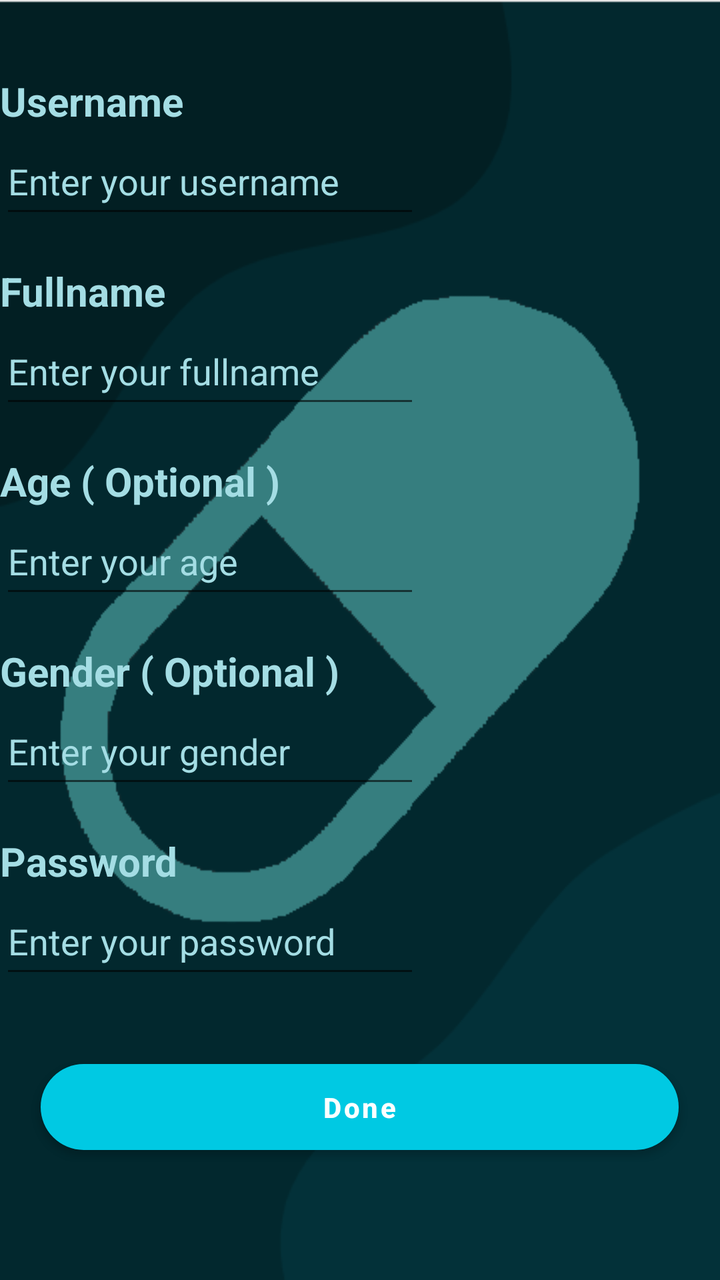
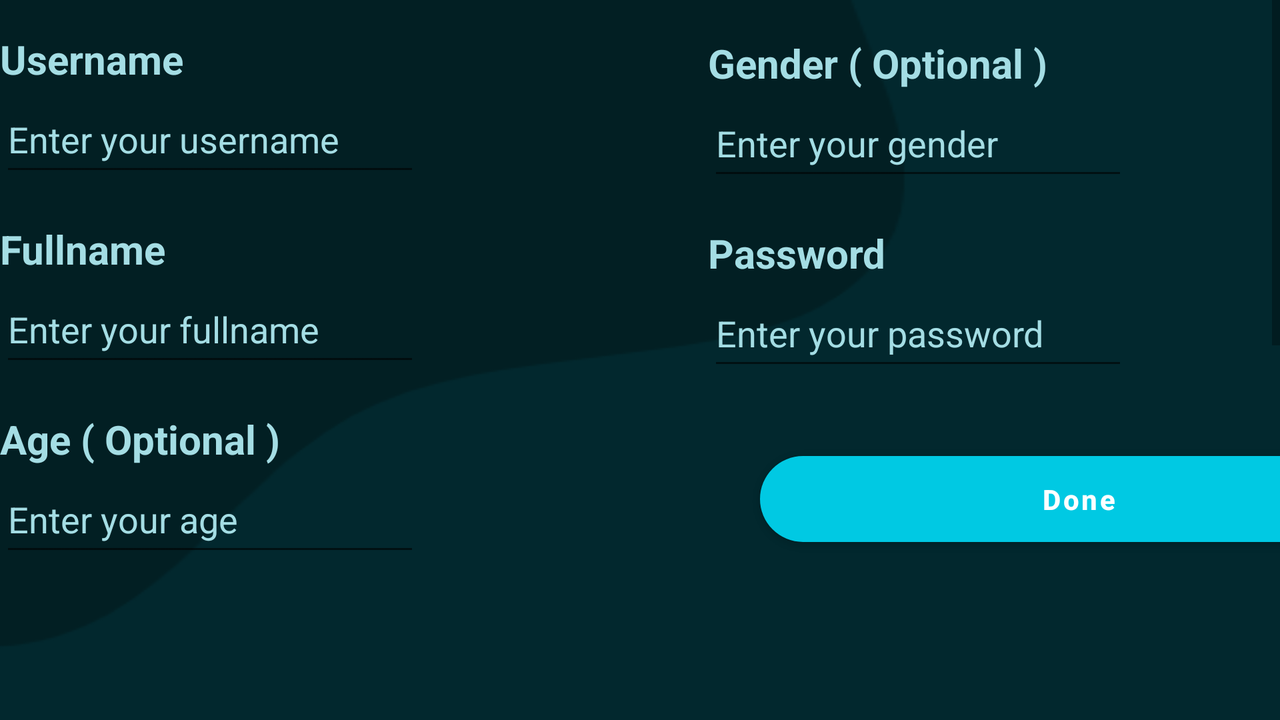

The same Android screen from two of the app's own layout files: first res/layout/ as a phone draws it, then the repository's variant for another configuration, drawn on a device whose configuration selects that folder. Both files follow.
<!-- AndroidManifest.xml: application theme Theme.MediTrack -->
<!-- res/layout/activity_sign_up.xml -->
<?xml version="1.0" encoding="utf-8"?>
<androidx.constraintlayout.widget.ConstraintLayout
    xmlns:android="http://schemas.android.com/apk/res/android"
    xmlns:app="http://schemas.android.com/apk/res-auto"
    xmlns:tools="http://schemas.android.com/tools"
    android:layout_width="match_parent"
    android:layout_height="match_parent"
    tools:context=".Sign_Up_Activity"
    android:background="@drawable/bluebackground">


    <ScrollView
        android:id="@+id/scrollUp"
        android:layout_width="match_parent"
        android:layout_height="wrap_content"
        app:layout_constraintBottom_toBottomOf="parent"
        app:layout_constraintEnd_toEndOf="parent"
        app:layout_constraintHorizontal_bias="0.0"
        app:layout_constraintStart_toStartOf="parent"
        app:layout_constraintTop_toTopOf="parent"
        app:layout_constraintVertical_bias="0.263">


        <LinearLayout
            android:layout_width="match_parent"
            android:layout_height="match_parent"
            android:orientation="vertical">

            <TextView
                android:id="@+id/UsernameText"
                android:layout_width="wrap_content"
                android:layout_height="wrap_content"
                android:layout_marginTop="16dp"
                android:text="Username"
                android:textColor="#FFA4DDE4"
                android:textSize="20sp"
                android:textStyle="bold" />

            <EditText
                android:id="@+id/editUsername"
                android:layout_width="wrap_content"
                android:layout_height="50dp"
                android:drawableLeft="@drawable/baseline_person_24"
                android:ems="10"
                android:hint="Enter your username"
                android:inputType="textPersonName"
                android:textColor="#FFA4DDE4"
                android:textColorHint="#FFA4DDE4" />

            <TextView
                android:id="@+id/TextFullname"
                android:layout_width="wrap_content"
                android:layout_height="wrap_content"
                android:layout_marginTop="18dp"
                android:text="Fullname"
                android:textColor="#FFA4DDE4"
                android:textSize="20sp"
                android:textStyle="bold" />

            <EditText
                android:id="@+id/editFullname"
                android:layout_width="wrap_content"
                android:layout_height="50dp"
                android:ems="10"
                android:hint="Enter your fullname"
                android:inputType="textPersonName"
                android:textColor="#FFA4DDE4"
                android:textColorHint="#FFA4DDE4" />

            <TextView
                android:id="@+id/TextAge"
                android:layout_width="wrap_content"
                android:layout_height="wrap_content"
                android:layout_marginTop="18dp"
                android:text="Age ( Optional )"
                android:textColor="#FFA4DDE4"
                android:textSize="20sp"
                android:textStyle="bold" />

            <EditText
                android:id="@+id/editAge"
                android:layout_width="wrap_content"
                android:layout_height="50dp"
                android:ems="10"
                android:hint="Enter your age"
                android:inputType="number"
                android:textColor="#FFA4DDE4"
                android:textColorHint="#FFA4DDE4" />

            <TextView
                android:id="@+id/TextGender"
                android:layout_width="wrap_content"
                android:layout_height="wrap_content"
                android:layout_marginTop="18dp"
                android:text="Gender ( Optional )"
                android:textColor="#FFA4DDE4"
                android:textSize="20sp"
                android:textStyle="bold" />

            <EditText
                android:id="@+id/editGender"
                android:layout_width="wrap_content"
                android:layout_height="50dp"
                android:ems="10"
                android:hint="Enter your gender"
                android:inputType="textPersonName"
                android:textColor="#FFA4DDE4"
                android:textColorHint="#FFA4DDE4" />

            <TextView
                android:id="@+id/TextPassword"
                android:layout_width="wrap_content"
                android:layout_height="wrap_content"
                android:layout_marginTop="18dp"
                android:text="Password"
                android:textColor="#FFA4DDE4"
                android:textSize="20sp"
                android:textStyle="bold" />

            <EditText
                android:id="@+id/editPassword"
                android:layout_width="wrap_content"
                android:layout_height="50dp"
                android:drawableLeft="@drawable/baseline_lock_24"
                android:ems="10"
                android:hint="Enter your password"
                android:inputType="textPassword"
                android:textColor="#FFA4DDE4"
                android:textColorHint="#FFA4DDE4" />

            <Button
                android:id="@+id/doneSignUp"
                android:layout_width="319dp"
                android:layout_height="55dp"
                android:layout_gravity="center"
                android:layout_marginTop="32dp"
                android:onClick="DoneSignUp"
                android:text="Done"
                android:textAllCaps="false"
                app:cornerRadius="30dp"
                android:textStyle="bold"
                app:backgroundTint="#00C9E3" />
        </LinearLayout>

    </ScrollView>


</androidx.constraintlayout.widget.ConstraintLayout>
<!-- resources referenced by this layout -->
<resources>
  <!-- drawable bluebackground: png bitmap (drawable, 10989 bytes) -->
  <style name="Theme.MediTrack" parent="Theme.MaterialComponents.DayNight.DarkActionBar">
          
          <item name="colorPrimary">@color/purple_500</item>
          <item name="colorPrimaryVariant">@color/purple_700</item>
          <item name="colorOnPrimary">@color/white</item>
          
          <item name="colorSecondary">@color/teal_200</item>
          <item name="colorSecondaryVariant">@color/teal_700</item>
          <item name="colorOnSecondary">@color/black</item>
          
          <item name="android:statusBarColor" tools:targetApi="21">?attr/colorPrimaryVariant</item>
          
      </style>
  <color name="purple_500">#FF6200EE</color>
  <color name="purple_700">#FF3700B3</color>
  <color name="white">#FFFFFFFF</color>
  <color name="teal_200">#FF03DAC5</color>
  <color name="teal_700">#FF018786</color>
  <color name="black">#FF000000</color>
</resources>
<!-- res/layout-land/activity_sign_up.xml (the repository's variant of the layout above) -->
<!-- drawn on the phone turned sideways -->
<?xml version="1.0" encoding="utf-8"?>
<androidx.constraintlayout.widget.ConstraintLayout
    xmlns:android="http://schemas.android.com/apk/res/android"
    xmlns:app="http://schemas.android.com/apk/res-auto"
    xmlns:tools="http://schemas.android.com/tools"
    android:layout_width="match_parent"
    android:layout_height="match_parent"
    tools:context=".Sign_Up_Activity">

    <RelativeLayout
        android:id="@+id/header"
        android:layout_width="match_parent"
        android:layout_height="wrap_content"
        android:layout_alignParentTop="true"
        android:gravity="center"
        app:layout_constraintEnd_toEndOf="parent"
        app:layout_constraintHorizontal_bias="0.0"
        app:layout_constraintStart_toStartOf="parent"
        app:layout_constraintTop_toTopOf="parent"/>

    <ScrollView
        android:id="@+id/scrollIUp"
        android:layout_width="match_parent"
        android:layout_height="wrap_content"
        app:layout_constraintBottom_toBottomOf="parent"
        app:layout_constraintEnd_toEndOf="parent"
        app:layout_constraintHorizontal_bias="0.0"
        app:layout_constraintStart_toStartOf="parent"
        app:layout_constraintTop_toBottomOf="@+id/header"
        app:layout_constraintVertical_bias="0.247">


        <LinearLayout
            android:layout_width="match_parent"
            android:layout_height="match_parent"
            android:background="@drawable/mainb"

            android:orientation="horizontal">

            <LinearLayout
                android:layout_width="354dp"
                android:layout_height="wrap_content"
                android:orientation="vertical">

                <TextView
                    android:id="@+id/UsernameText"
                    android:layout_width="wrap_content"
                    android:layout_height="wrap_content"
                    android:layout_marginTop="16dp"
                    android:text="Username"
                    android:textColor="#FFA4DDE4"
                    android:textSize="20sp"
                    android:textStyle="bold" />

                <EditText
                    android:id="@+id/editUsername"
                    android:layout_width="wrap_content"
                    android:layout_height="50dp"
                    android:ems="10"
                    android:textColorHint="#FFA4DDE4"
                    android:hint="Enter your username"
                    android:drawableLeft="@drawable/baseline_person_24"
                    android:inputType="textPersonName" />

                <TextView
                    android:id="@+id/TextFullname"
                    android:layout_width="wrap_content"
                    android:layout_height="wrap_content"
                    android:textColor="#FFA4DDE4"
                    android:layout_marginTop="18dp"
                    android:text="Fullname"
                    android:textSize="20sp"
                    android:textStyle="bold" />

                <EditText
                    android:id="@+id/editFullname"
                    android:layout_width="wrap_content"
                    android:layout_height="50dp"
                    android:ems="10"
                    android:textColorHint="#FFA4DDE4"
                    android:hint="Enter your fullname"
                    android:inputType="textPersonName" />

                <TextView
                    android:id="@+id/TextAge"
                    android:layout_width="wrap_content"
                    android:layout_height="wrap_content"
                    android:layout_marginTop="18dp"
                    android:textColor="#FFA4DDE4"
                    android:text="Age ( Optional )"
                    android:textSize="20sp"
                    android:textStyle="bold" />

                <EditText
                    android:id="@+id/editAge"
                    android:layout_width="wrap_content"
                    android:layout_height="50dp"
                    android:ems="10"
                    android:textColorHint="#FFA4DDE4"
                    android:hint="Enter your age"
                    android:inputType="number" />

            </LinearLayout>

            <LinearLayout
                android:layout_width="371dp"
                android:layout_height="wrap_content"
                android:orientation="vertical">

                <TextView
                    android:id="@+id/TextGender"
                    android:layout_width="wrap_content"
                    android:layout_height="wrap_content"
                    android:layout_marginTop="18dp"
                    android:text="Gender ( Optional )"
                    android:textColor="#FFA4DDE4"
                    android:textSize="20sp"
                    android:textStyle="bold" />

                <EditText
                    android:id="@+id/editGender"
                    android:layout_width="wrap_content"
                    android:layout_height="50dp"
                    android:ems="10"
                    android:textColorHint="#FFA4DDE4"
                    android:hint="Enter your gender"
                    android:inputType="textPersonName" />

                <TextView
                    android:id="@+id/TextPassword"
                    android:layout_width="wrap_content"
                    android:layout_height="wrap_content"
                    android:layout_marginTop="18dp"
                    android:textColor="#FFA4DDE4"
                    android:text="Password"
                    android:textSize="20sp"
                    android:textStyle="bold" />

                <EditText
                    android:id="@+id/editPassword"
                    android:layout_width="wrap_content"
                    android:layout_height="50dp"
                    android:ems="10"
                    android:textColorHint="#FFA4DDE4"
                    android:hint="Enter your password"
                    android:drawableLeft="@drawable/baseline_lock_24"
                    android:inputType="textPassword" />

                <Button
                    android:id="@+id/doneSignUp"
                    android:layout_width="319dp"
                    android:layout_height="55dp"
                    android:layout_gravity="center"
                    android:layout_marginTop="32dp"
                    android:onClick="DoneSignUp"
                    android:text="Done"
                    app:cornerRadius="30dp"
                    android:textAllCaps="false"
                    android:textStyle="bold"
                    app:backgroundTint="#00C9E3" />

            </LinearLayout>

        </LinearLayout>

    </ScrollView>


</androidx.constraintlayout.widget.ConstraintLayout>
<!-- resources referenced by the variant -->
<!-- as the phone turned sideways resolves them -->
<resources>
  <!-- drawable mainb: png bitmap (drawable, 6148 bytes) -->
  <style name="Theme.MediTrack" parent="Theme.MaterialComponents.DayNight.DarkActionBar">
          
          <item name="colorPrimary">@color/purple_500</item>
          <item name="colorPrimaryVariant">@color/purple_700</item>
          <item name="colorOnPrimary">@color/white</item>
          
          <item name="colorSecondary">@color/teal_200</item>
          <item name="colorSecondaryVariant">@color/teal_700</item>
          <item name="colorOnSecondary">@color/black</item>
          
          <item name="android:statusBarColor" tools:targetApi="21">?attr/colorPrimaryVariant</item>
          
      </style>
  <color name="purple_500">#FF6200EE</color>
  <color name="purple_700">#FF3700B3</color>
  <color name="white">#FFFFFFFF</color>
  <color name="teal_200">#FF03DAC5</color>
  <color name="teal_700">#FF018786</color>
  <color name="black">#FF000000</color>
</resources>
